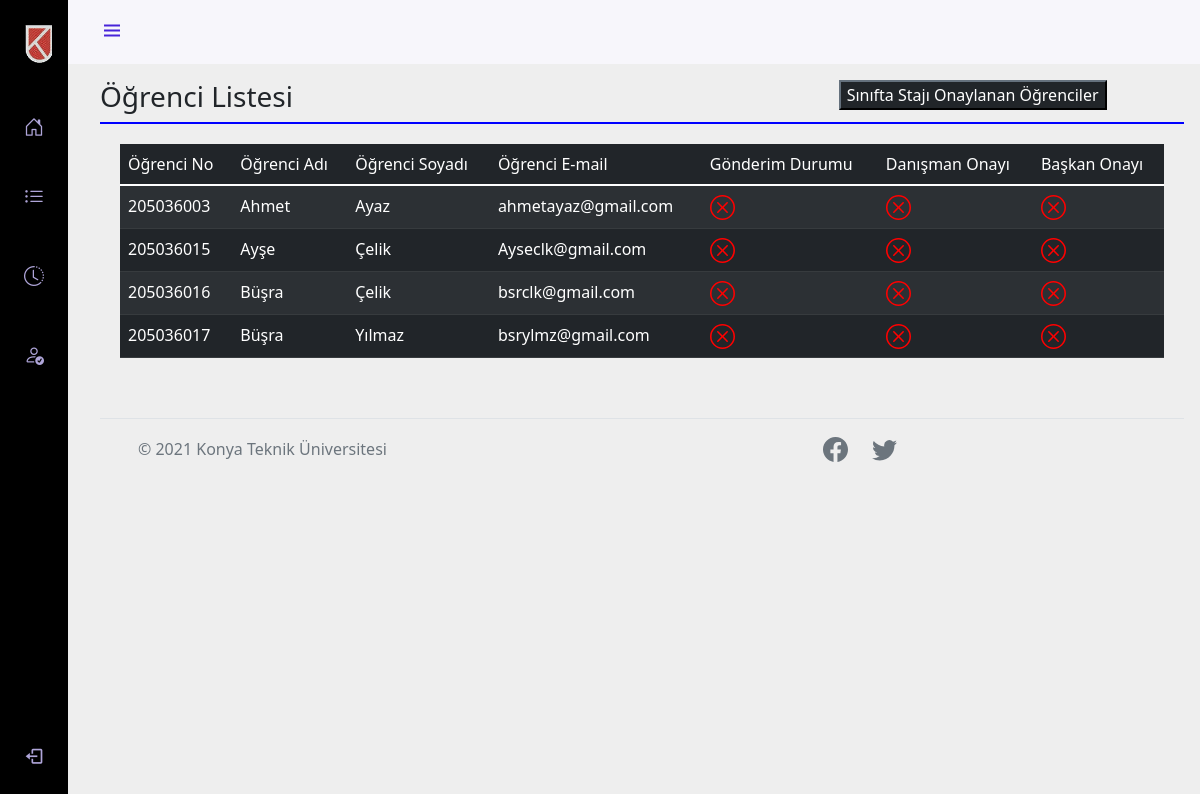
Page /BolumBaskani/ogrenci_listesi.php?ID=2 on the committed database.
### tables this page shows
CREATE TABLE `ogrenciler` (
  `Ogrenci_id` int(11) NOT NULL,
  `Ogrenci_adi` varchar(50) DEFAULT NULL,
  `Ogrenci_soyadi` varchar(50) DEFAULT NULL,
  `Ogrenci_Email` varchar(50) DEFAULT NULL,
  `Ogrenci_Sifre` varchar(20) DEFAULT NULL,
  `Ogrenci_cinsiyet` varchar(5) DEFAULT NULL,
  `Ogrenci_Telefon` varchar(11) DEFAULT NULL,
  `Ogrenci_no` varchar(9) NOT NULL,
  `Ogrenci_resim` varchar(40) DEFAULT NULL,
  `il_kodu` varchar(20) NOT NULL,
  `ilce_kodu` varchar(255) DEFAULT NULL,
  `Ogrenci_sinif_id` int(11) DEFAULT NULL,
  `Ogrenci_danisman_id` int(11) DEFAULT NULL,
  `Ogrenci_bolum_id` int(11) NOT NULL,
  `Durumu` int(11) DEFAULT NULL,
  `StajOnay` int(11) NOT NULL,
  `StajOnayBaskan` int(11) DEFAULT NULL,
  `Silinme_Durumu` tinyint(1) DEFAULT NULL,
  `OgrenciStajBasvuru` tinyint(4) NOT NULL,
  `OgrenciStajGonderim` tinyint(4) NOT NULL,
  `ReddetmeYorumu` varchar(255) DEFAULT NULL
);

### BolumBaskani/ogrenci_listesi.php (the view, shortened to what this page needs)
<?php
include '../Include/Header.php';
if (isset($_GET['ID'])) {
    $GelenID        =   $_GET['ID'];
}
?>
<body id="body-pd">
    <header class="header" id="header">
        <div class="header_toggle"> <i class='bx bx-menu' id="header-toggle"></i> </div>
    </header>
    <div class="l-navbar" id="nav-bar">
        <nav class="nav">
            <div> <a href="AnaPanel_BolumBaskani.php" class="nav_logo"><span class="nav_logo-name"><img src="../resimler/ktun_logo_koyu_zemin.gif" height="40"></span> </a>
                <div class="nav_list"> <a href="AnaPanel_BolumBaskani.php" class="nav_link" style="text-decoration:none;"> <i class='bi bi-house-door nav_icon'></i> <span class="nav_name">Anasayfa</span> </a>
                    <a href="sinif_listesi.php" class="nav_link" style="text-decoration:none;"> <i class='bi bi-list-ul nav_icon'></i> <span class="nav_name">Öğrenci Listeleri</span> </a>
                    <a href="onay_bekleyen_stajlar.php" class="nav_link" style="text-decoration:none;"> <i class='bi bi-clock-history nav_icon'></i> </a>
                    <a href="onaylanmis_stajlar.php" class="nav_link" style="text-decoration:none; text-align: center;"> <i class='bi bi-person-check nav_icon'></i> <span class="nav_name">Onaylanmış Stajlar</span> </a>
                </div>
            </div> <a href="uyecikis.php" class="nav_link" style="text-decoration:none;"> <i class='bx bx-log-out nav_icon'></i> <span class="nav_name">Çıkış Yap</span> </a>
        </nav>
    </div>
    <div class="row">
    <div class="col-8" style="margin-top: 80px;">
        <h3>Öğrenci Listesi</h3>
    </div>
    <div class="col-4" style="margin-top: 80px;"><button class="btn-dark"><a href="sinifonaylanan.php?ID=<?php echo $GelenID ?>" style="text-decoration: none; color: white;">Sınıfta Stajı Onaylanan Öğrenciler</a></button></div></div>
    <div style="border-top:2px solid blue; padding: 20px;">
        <table class="table table-dark table-striped">
            <thead>
                <tr>
                    <td>Öğrenci No</td>
                    <td>Öğrenci Adı</td>
                    <td>Öğrenci Soyadı</td>
                    <td>Öğrenci E-mail</td>
                    <td>Gönderim Durumu</td>
                    <td>Danışman Onayı</td>
                    <td>Başkan Onayı</td>
                </tr>
            </thead>
            <?php
            $ogrenci_sor = $VeritabaniBaglantisi->prepare("SELECT * FROM ogrenciler WHERE Ogrenci_sinif_id=? ORDER BY Ogrenci_id ASC");
            $ogrenci_sor->execute(array($GelenID));
            foreach ($ogrenci_sor as $row) {
            ?>
            <tr>
            <td><?php echo $row['Ogrenci_no']; ?></td>
            <td><?php echo $row['Ogrenci_adi']; ?></td>
            <td><?php echo $row['Ogrenci_soyadi']; ?></td>
            <td><?php echo $row['Ogrenci_Email']; ?></td>
                    <?php
                    if ($row['OgrenciStajGonderim'] == 1) {  ?>
                        <td><svg xmlns="http://www.w3.org/2000/svg" width="25" height="25" fill="currentColor" class="bi bi-check2-circle" viewBox="0 0 16 16" style="color:#6BCB77;">
                                <path d="M2.5 8a5.5 5.5 0 0 1 8.25-4.764.5.5 0 0 0 .5-.866A6.5 6.5 0 1 0 14.5 8a.5.5 0 0 0-1 0 5.5 5.5 0 1 1-11 0z" />
                                <path d="M15.354 3.354a.5.5 0 0 0-.708-.708L8 9.293 5.354 6.646a.5.5 0 1 0-.708.708l3 3a.5.5 0 0 0 .708 0l7-7z" />
                            </svg></td>
                    <?php
                    } else {   ?>
                        <td></td>
                    <?php }
                    if ($row['StajOnay'] == 1) {  ?>
                        <td><svg xmlns="http://www.w3.org/2000/svg" width="25" height="25" fill="currentColor" class="bi bi-check2-circle" viewBox="0 0 16 16" style="color:#6BCB77;">
                                <path d="M2.5 8a5.5 5.5 0 0 1 8.25-4.764.5.5 0 0 0 .5-.866A6.5 6.5 0 1 0 14.5 8a.5.5 0 0 0-1 0 5.5 5.5 0 1 1-11 0z" />
                                <path d="M15.354 3.354a.5.5 0 0 0-.708-.708L8 9.293 5.354 6.646a.5.5 0 1 0-.708.708l3 3a.5.5 0 0 0 .708 0l7-7z" />
                            </svg></td>
                    <?php } else {   ?>
                        <td></td>
                    <?php
                    }
                    if ($row['StajOnayBaskan'] == 1) {  ?>
                        <td><svg xmlns="http://www.w3.org/2000/svg" width="25" height="25" fill="currentColor" class="bi bi-check2-circle" viewBox="0 0 16 16" style="color:#6BCB77;">
                                <path d="M2.5 8a5.5 5.5 0 0 1 8.25-4.764.5.5 0 0 0 .5-.866A6.5 6.5 0 1 0 14.5 8a.5.5 0 0 0-1 0 5.5 5.5 0 1 1-11 0z" />
                                <path d="M15.354 3.354a.5.5 0 0 0-.708-.708L8 9.293 5.354 6.646a.5.5 0 1 0-.708.708l3 3a.5.5 0 0 0 .708 0l7-7z" />
                            </svg></td>
                    <?php } else {  ?>
                        <td></td>
                <?php }
                }
                ?>
                </tr>
        </table>
    </div>
    <?php
    include '../Include/footer.php';
    ?>

### style.css (style rules this page uses)
:root { --header-height: 3rem; --nav-width: 68px; --first-color: #4723d9; --first-color-light: #afa5d9; --white-color: #f7f6fb; --body-font: "Nunito", sans-serif; --normal-font-size: 1rem; --z-fixed: 100; }
body { position: relative; margin: var(--header-height) 0 0 0; padding: 0 1rem; font-family: var(--body-font); font-size: var(--normal-font-size); transition: 0.5s; }
a { text-decoration: none; }
.header { width: 100%; height: var(--header-height); position: fixed; top: 0; left: 0; display: flex; align-items: center; justify-content: space-between; padding: 0 1rem; background-color: var(--white-color); z-index: var(--z-fixed); transition: 0.5s; }
.header_toggle { color: var(--first-color); font-size: 1.5rem; cursor: pointer; }
.l-navbar { position: fixed; top: 0; left: -30%; width:var(--nav-width); height: 100vh; background-color: black; padding: 0.5rem 1rem 0 0; transition: 0.5s; z-index: var(--z-fixed); }
.nav { height: 100%; display: flex; flex-direction: column; justify-content: space-between; overflow: hidden; }
.nav_logo, .nav_link { display: grid; grid-template-columns: max-content max-content; align-items: center; column-gap: 1rem; padding: 0.5rem 0 0.5rem 1.5rem; }
.nav_logo { margin-bottom: 2rem; }
.nav_logo-name { color: var(--white-color); font-weight: 700; }
.nav_link { position: relative; color: var(--first-color-light); margin-bottom: 1.5rem; transition: 0.3s; }
.nav_icon { font-size: 1.25rem; }
@media screen and (min-width: 768px) { body { margin: calc(var(--header-height) + 1rem) 0 0 0; padding-left: calc(var(--nav-width) + 2rem); } }
@media screen and (min-width: 768px) { .header { height: calc(var(--header-height) + 1rem); padding: 0 2rem 0 calc(var(--nav-width) + 2rem); } }
@media screen and (min-width: 768px) { .l-navbar { left: 0; padding: 1rem 1rem 0 0; } }

### Include/Header.php (style rules this page uses)
body { background-color:#EEEEEE; }

### rows in the picture
ogrenciler: Ogrenci_no "205036003", Ogrenci_adi "Ahmet", Ogrenci_soyadi "Ayaz", Ogrenci_Email "ahmetayaz@gmail.com", OgrenciStajGonderim 0 (drawn), StajOnay 0 (drawn), StajOnayBaskan 0 (drawn)
ogrenciler: Ogrenci_no "205036015", Ogrenci_adi "Ayşe", Ogrenci_soyadi "Çelik", Ogrenci_Email "Ayseclk@gmail.com", OgrenciStajGonderim 0 (drawn), StajOnay 0 (drawn), StajOnayBaskan 0 (drawn)
ogrenciler: Ogrenci_no "205036016", Ogrenci_adi "Büşra", Ogrenci_soyadi "Çelik", Ogrenci_Email "bsrclk@gmail.com", OgrenciStajGonderim 0 (drawn), StajOnay 0 (drawn), StajOnayBaskan 0 (drawn)
ogrenciler: Ogrenci_no "205036017", Ogrenci_adi "Büşra", Ogrenci_soyadi "Yılmaz", Ogrenci_Email "bsrylmz@gmail.com", OgrenciStajGonderim 0 (drawn), StajOnay 0 (drawn), StajOnayBaskan 0 (drawn)
